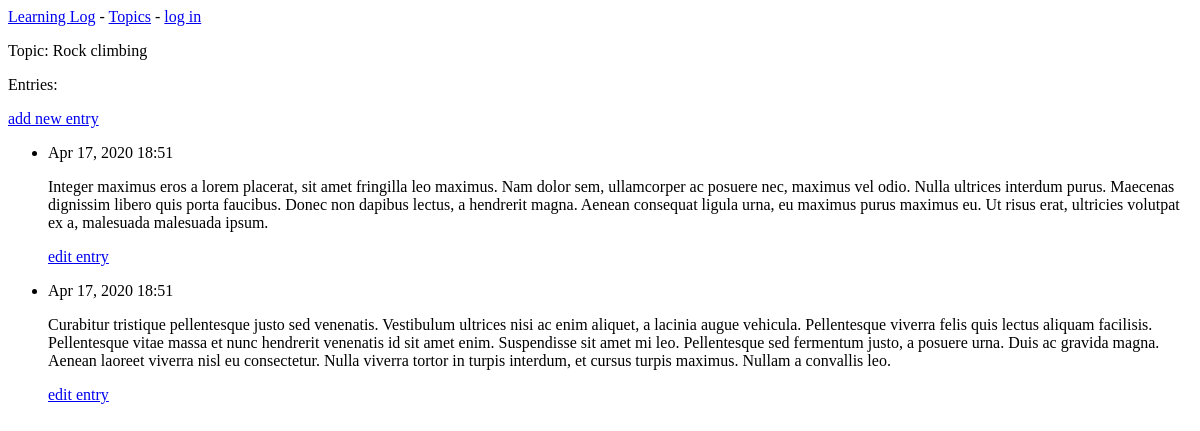
The page /topic/2/ on the database as committed earlier.
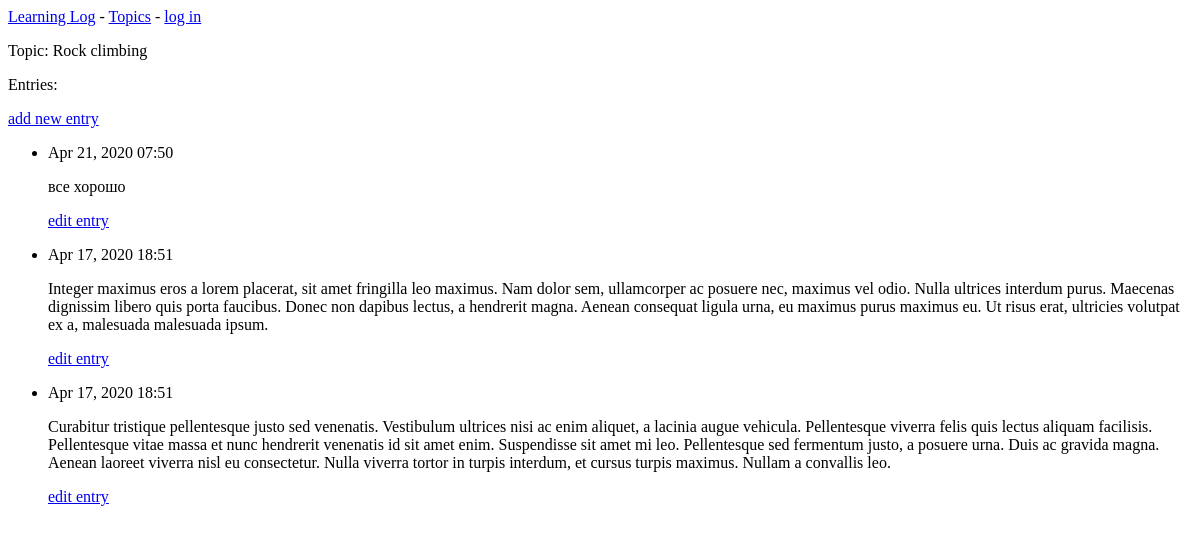
The same page on the database as committed later.
### learning_logs/models.py (models this page shows, shortened)
class Topic(models.Model):
    text = models.CharField(max_length=200)
    data_added = models.DateTimeField(auto_now_add=True)
    def __str__(self):
        return self.text

class Entry(models.Model):
    topic = models.ForeignKey(Topic, on_delete=models.CASCADE)
    text = models.TextField()
    data_added = models.DateTimeField(auto_now_add=True)
    class Meta:
        verbose_name_plural = 'entries'

### learning_logs/views.py (the view)
# urls.py: re_path(r'^topic/(?P<topic_id>\d+)/$', views.topic, name='topic'),
def topic(request, topic_id):
    topic = Topic.objects.get(id=topic_id)
    entries = topic.entry_set.order_by('-data_added')
    context = {
        'topic':topic,
        'entries':entries
    }
    return render(request, 'learning_logs/topic.html', context)

### learning_logs/templates/learning_logs/topic.html
{% extends 'learning_logs/base.html' %}
{% block content %}
    <p>Topic: {{ topic }}</p>
    <p>Entries:</p>
    <p>
        <a href="{% url 'learning_logs:new_entry' topic.id %}">add new entry</a>
    </p>
    <ul>
        {% if entries %}
            {% for entry in entries %}
            <li>
                <p>{{ entry.data_added|date:'M d, Y H:i' }}</p>
                <p>{{ entry.text|linebreaks }}</p>
                <p>
                    <a href="{% url 'learning_logs:edit_entry' entry.id %}">edit entry</a>
                </p>
            </li>
            {% endfor %}
        {% else %}
        <li>
            <p>There are not entries for this topic yet.</p>
        </li>
        {% endif %}
    </ul>
{% endblock %}

### learning_logs/templates/learning_logs/base.html
<p>
    <a href="{% url 'learning_logs:index'%}">Learning Log</a> -
    <a href="{% url 'learning_logs:topics'%}">Topics</a> -
    {% if user.is_authenticated %}
        Hello, {{ user.username }}.
    {% else %}
        <a href="{% url 'users:login' %}">log in</a>
    {% endif %}
</p>
{% block content %}
{% endblock %}

Rows that differ between the two databases and show on the page:
added Entry: data_added "Apr 21, 2020 07:50", text "все хорошо"
